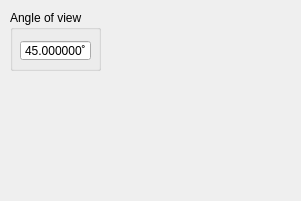
<?xml version="1.0" encoding="UTF-8"?>
<ui version="4.0">
 <class>PinholeCameraWidget</class>
 <widget class="QWidget" name="PinholeCameraWidget">
  <property name="geometry">
   <rect>
    <x>0</x>
    <y>0</y>
    <width>301</width>
    <height>201</height>
   </rect>
  </property>
  <property name="windowTitle">
   <string>Form</string>
  </property>
  <widget class="QGroupBox" name="angle_box">
   <property name="geometry">
    <rect>
     <x>10</x>
     <y>10</y>
     <width>91</width>
     <height>61</height>
    </rect>
   </property>
   <property name="title">
    <string>Angle of view</string>
   </property>
   <widget class="QDoubleSpinBox" name="angle_spinbox">
    <property name="geometry">
     <rect>
      <x>10</x>
      <y>30</y>
      <width>71</width>
      <height>21</height>
     </rect>
    </property>
    <property name="alignment">
     <set>Qt::AlignCenter</set>
    </property>
    <property name="buttonSymbols">
     <enum>QAbstractSpinBox::NoButtons</enum>
    </property>
    <property name="keyboardTracking">
     <bool>false</bool>
    </property>
    <property name="suffix">
     <string>˚</string>
    </property>
    <property name="decimals">
     <number>6</number>
    </property>
    <property name="minimum">
     <double>1.000000000000000</double>
    </property>
    <property name="maximum">
     <double>179.000000000000000</double>
    </property>
    <property name="value">
     <double>45.000000000000000</double>
    </property>
   </widget>
  </widget>
 </widget>
 <resources/>
 <connections/>
</ui>
